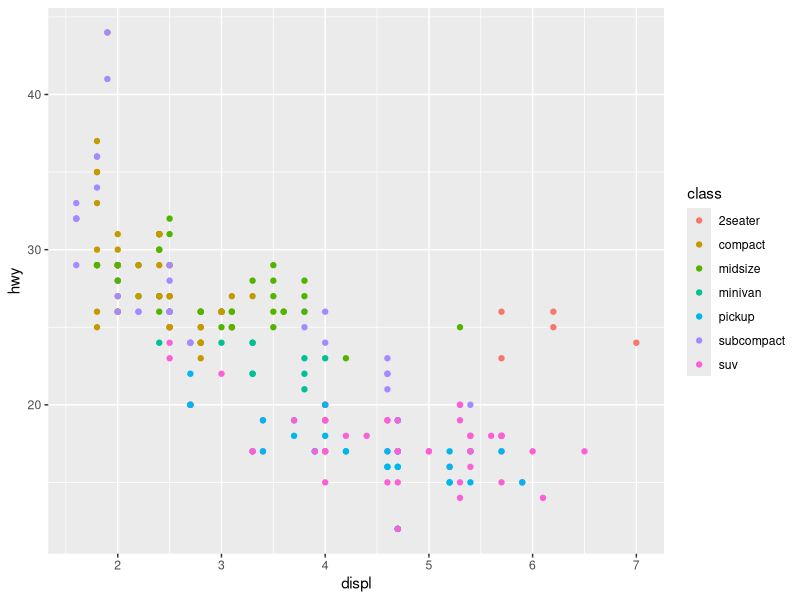
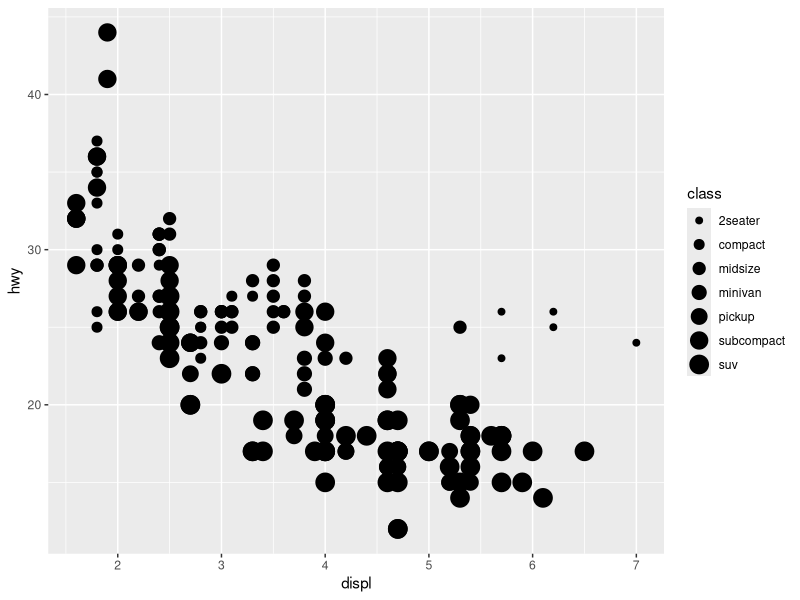
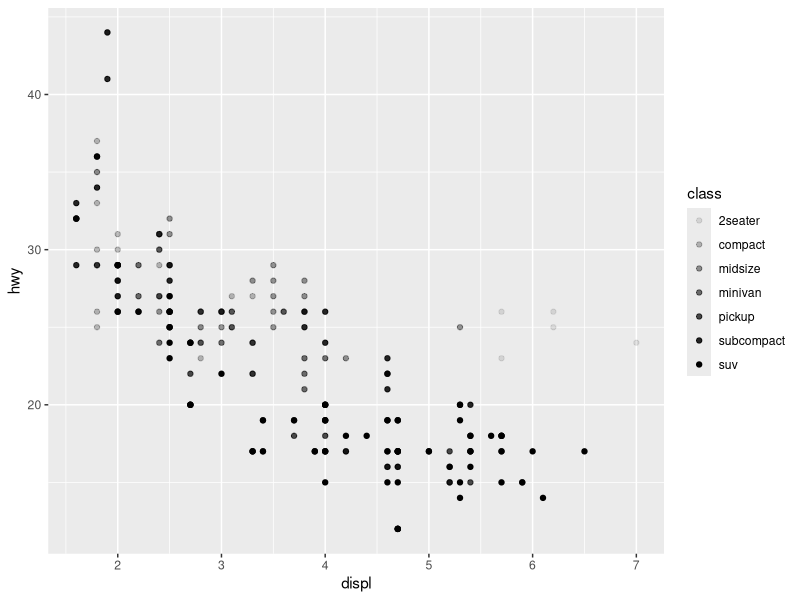
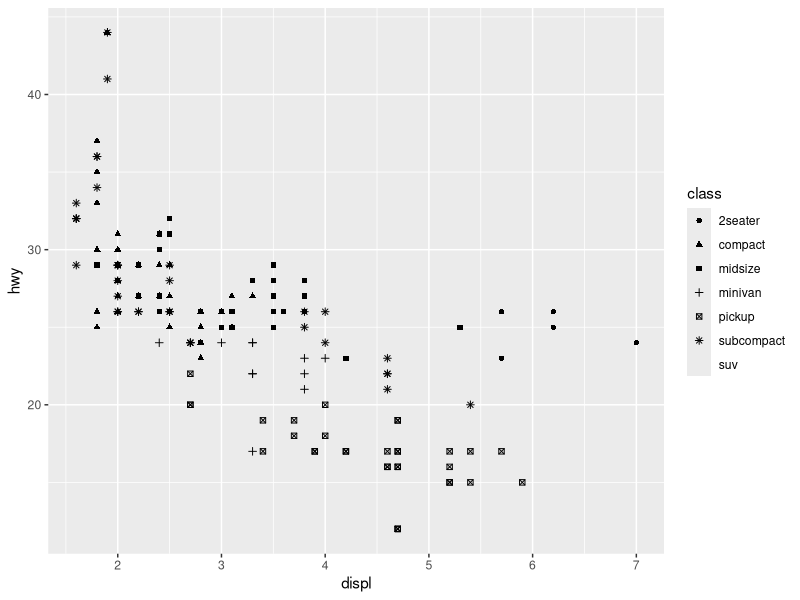
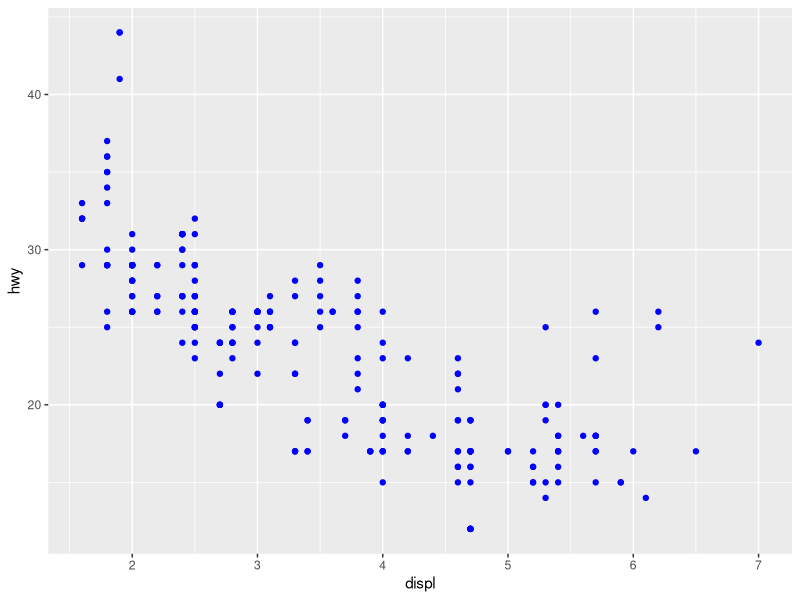
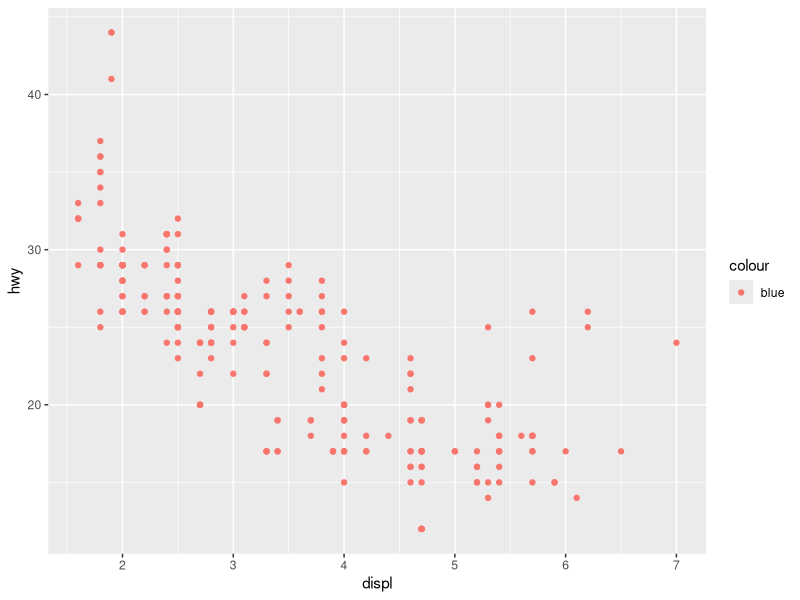
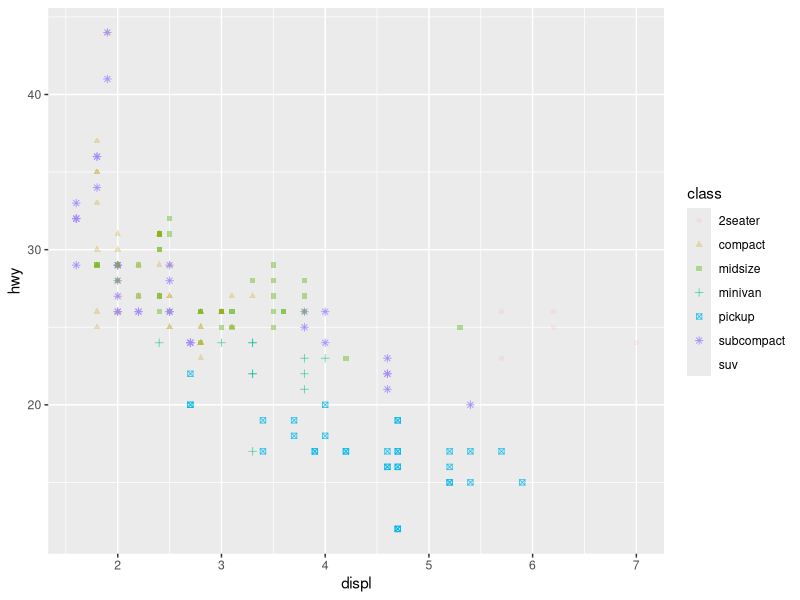
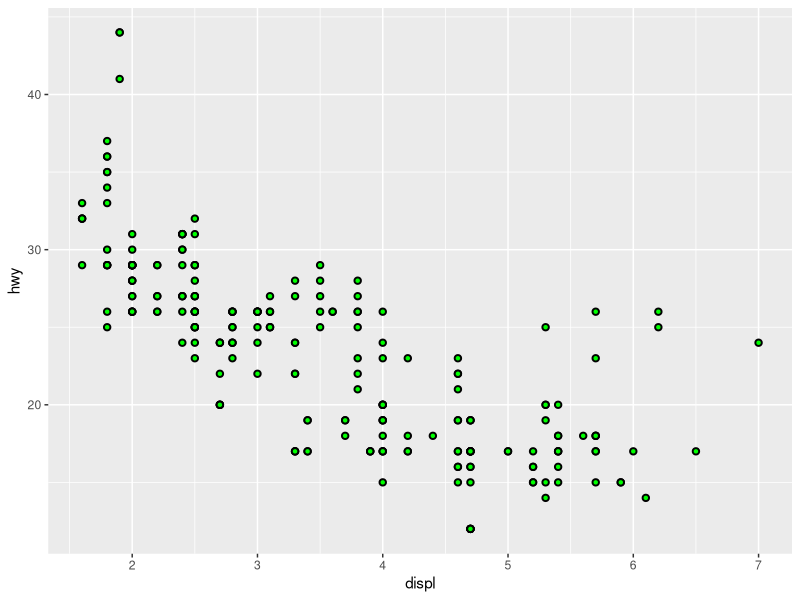

Generate these figures, in order, with R:
## ---- chunk 1
#| message: false
#| warning: false
library(tidyverse)

ggplot(data = mpg) + 
  geom_point(mapping = aes(x = displ, y = hwy, color = class))
## ---- chunk 2
    #| warning: false
    ggplot(data = mpg) +
      geom_point(mapping = aes(x = displ, y = hwy, size = class))
## ---- chunk 3
    #| message: false
    #| warning: false
    ggplot(data = mpg) +
      geom_point(mapping = aes(x = displ, y = hwy, alpha = class))
## ---- chunk 4
    #| message: false
    #| warning: false
    ggplot(data = mpg) +
      geom_point(mapping = aes(x = displ, y = hwy, shape = class))
## ---- chunk 5
ggplot(data = mpg) +
  geom_point(mapping = aes(x = displ, y = hwy), color = "blue")
## ---- chunk 6
    ggplot(data = mpg) +
      geom_point(mapping = aes(x = displ, y = hwy, color = "blue"))
## ---- chunk 7
head(mpg)
## ---- chunk 8
#| message: false
#| warning: false
ggplot(data = mpg) +
  geom_point(
    mapping = aes(x = displ, y = hwy, alpha = class, color = class, shape = class)
  )
## ---- chunk 9
#| message: false
#| warning: false

vignette("ggplot2-specs") #gives me the aesthetic specification

ggplot(data = mpg) +
  geom_point(
    mapping = aes(x = displ, y = hwy),
    shape = 21,
    fill = "green",
    stroke = 1
    )

ggplot(data = mpg) +
  geom_point(
    mapping = aes(x = displ, y = hwy),
    shape = 21,
    fill = "green",
    stroke = 2
    )
## ---- chunk 10
ggplot(data = mpg) +
  geom_point(
    mapping = aes(x = displ, y = hwy, color = displ < 5)
    )
